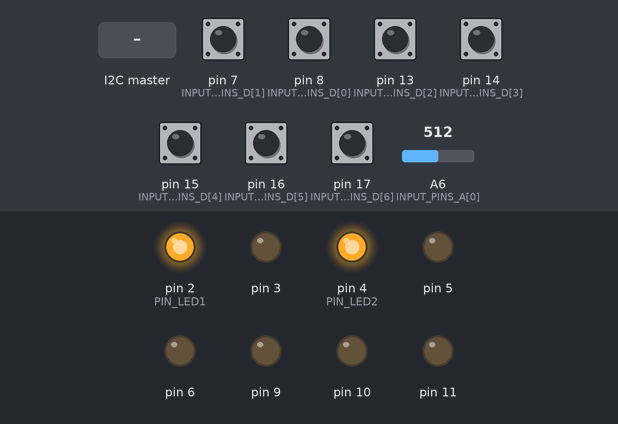
A sketch run on a simulated Arduino Nano, built with avr-gcc and run on an emulated ATmega328P. Shown: output pins drawn as LEDs (lit = HIGH). Inputs (shaded band) come from the test bench; at power-on: pin 7 (INPUT_PINS_D[1]), pin 8 (INPUT_PINS_D[0]), pin 13 (INPUT_PINS_D[2]), pin 14 (INPUT_PINS_D[3]), pin 15 (INPUT_PINS_D[4]), pin 16 (INPUT_PINS_D[5]), pin 17 (INPUT_PINS_D[6]) HIGH, A6 (INPUT_PINS_A[0]) = 512. Pins used as bus, display or sensor lines are not drawn; what the sketch prints to the serial monitor is not drawn.

Above: at 0.1 s.
At 2.2 s:
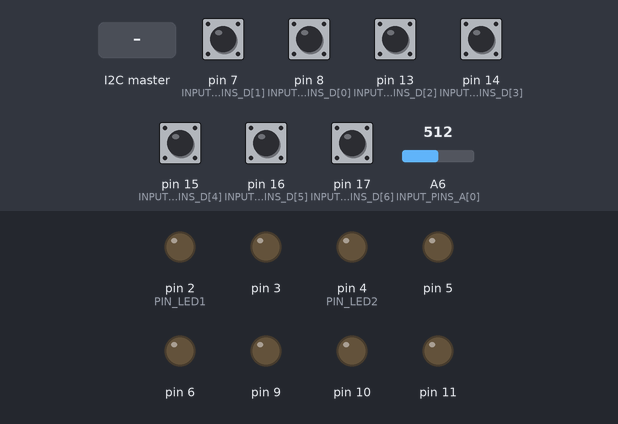
2.3 s: the I2C master sends the byte 1
At 2.55 s:
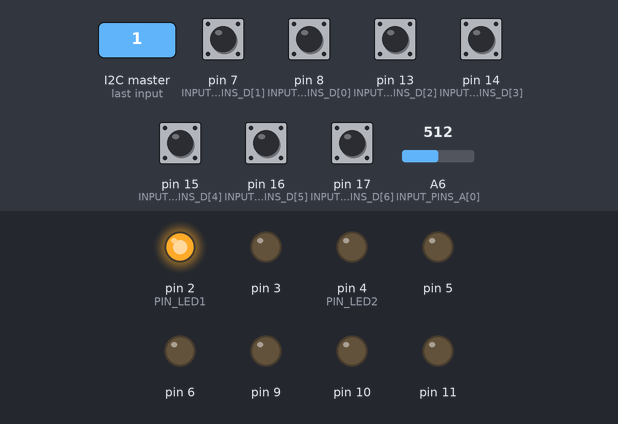
Timing chart, 0 to 5.3 s (numbered marks = the images above; inputs shaded):
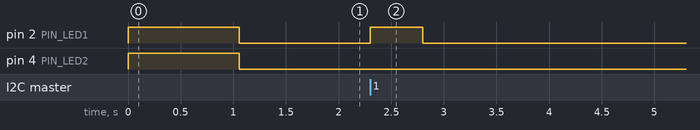

The sketch:

motor_driver.ino
```cpp
#include <Wire.h>
#include "variables.h"

const int PIN_LED1=2;
const int PIN_LED2=4;

const int INPUT_PINS_D[]={
  8,7,13,14,15,16,17
};
const int INPUT_PINS_A[]={
  A6,A7
};

// num : 0 ~ 8
bool system_input_is_on(int num){
  if(num<0||num>=9){
    return false;
  }
  if(num<7){
    return digitalRead(INPUT_PINS_D[num]) == HIGH;
  }else{
    return analogRead(INPUT_PINS_A[num-7]) > 384;
  }
}
void system_setup_input(int num){
  if(num<0||num>=9){
    return;
  }
  if(num<7){
    pinMode(INPUT_PINS_D[num],INPUT_PULLUP);
  }else{
    pinMode(INPUT_PINS_A[num-7],INPUT_PULLUP);
  }
}
int system_get_input_pin(int num){
  if(num<0||num>=9){
    return -1;
  }
  if(num<7){
    return INPUT_PINS_D[num];
  }else{
    return INPUT_PINS_A[num-7];
  }
}

struct MotorLimitPin{
  int input_pin_index;
  LimitType type;
};
//ここを抽象にする元気はない
class MotorStopper{
  private:
    int limits_length;
    MotorLimitPin* limits;
    bool allowed[4]={};
  public:
    MotorStopper();
    MotorStopper(int motorID);
    bool allow(DrivingMode mode);
    void update();
};
MotorStopper::MotorStopper(){
  this->limits_length=0;
  this->limits=NULL;
}
MotorStopper::MotorStopper(int motorID){
  this->limits_length=0;
  for(int i=0;i<9;i++){
    if(MotorLimits[i].motorID==motorID && MotorLimits[i].type!=LimitType::None)this->limits_length++;
  }
  this->limits=(MotorLimitPin*)malloc(sizeof(MotorLimitPin)*limits_length);
  int current;
  for(int i=0;i<9;i++){
    if(MotorLimits[i].motorID==motorID && MotorLimits[i].type!=LimitType::None){
      MotorLimitPin pin={i,MotorLimits[i].type};
      this->limits[current++]=pin;
      system_setup_input(i);
    }
  }
}
bool MotorStopper::allow(DrivingMode mode){
  switch(mode){
    case DrivingMode::Stop:
    case DrivingMode::Brake:
      return true;
    case DrivingMode::Drive:
      return this->allowed[(int)LimitType::Drive] && this->allowed[(int)LimitType::All];
    case DrivingMode::ReverseDrive:
      return this->allowed[(int)LimitType::Reverse] && this->allowed[(int)LimitType::All];
  }
  return false;
}
void MotorStopper::update(){
  for(int i=0;i<4;i++){
    this->allowed[i]=true;
  }
  for(int i=0;i<this->limits_length;i++){
    if(system_input_is_on(this->limits[i].input_pin_index)){
      this->allowed[(int)(this->limits[i].type)]=false;
    }
  }
}

class MotorDriver{
  protected:
    int pin_in1,pin_in2;
    DrivingMode current_state;
    MotorStopper stopper;
    MotorDriver(int pin_in1,int pin_in2,MotorStopper stopper);
  public:
    bool checkStopper();
    void updateStopper();
    virtual void changeState(DrivingMode mode,unsigned int speed);
};
MotorDriver::MotorDriver(int pin_in1,int pin_in2,MotorStopper stopper){
  #ifdef DEBUG_PRINT
  if(pin_in1!=0 && pin_in1!=1 && pin_in2!=0 && pin_in2!=1){
    pinMode(pin_in1,OUTPUT);
    pinMode(pin_in2,OUTPUT);
  }
  #else
  pinMode(pin_in1,OUTPUT);
  pinMode(pin_in2,OUTPUT);
  #endif
  this->pin_in1=pin_in1;
  this->pin_in2=pin_in2;
  digitalWrite(pin_in1,LOW);
  digitalWrite(pin_in2,LOW);
  this->current_state=DrivingMode::Stop;
  this->stopper=stopper;
}
void MotorDriver::changeState(DrivingMode mode,unsigned int speed){
  this->current_state=mode;
}
bool MotorDriver::checkStopper(){
  if(!(this->stopper.allow(this->current_state))){
    this->changeState(DrivingMode::Stop,0);
    return true;
  }
  return false;
}
void MotorDriver::updateStopper(){
  this->stopper.update();
}
//----

class AnalogMotorDriver:public MotorDriver{
  public:
    AnalogMotorDriver(int pin_in1,int pin_in2,MotorStopper stopper);
    void changeState(DrivingMode mode,unsigned int speed);
};
AnalogMotorDriver::AnalogMotorDriver(int pin_in1,int pin_in2,MotorStopper stopper):MotorDriver(pin_in1,pin_in2,stopper){}

void AnalogMotorDriver::changeState(DrivingMode mode,unsigned int speed){
  if(!(this->stopper.allow(mode))){
    // Stop
    MotorDriver::changeState(DrivingMode::Stop,0);
    digitalWrite(pin_in1,LOW);
    digitalWrite(pin_in2,LOW);
    return;
  }
  MotorDriver::changeState(mode,speed);
  switch(mode){
    case DrivingMode::Stop:
      digitalWrite(pin_in1,LOW);
      digitalWrite(pin_in2,LOW);
      break;
    case DrivingMode::Brake:
      digitalWrite(pin_in1,HIGH);
      digitalWrite(pin_in2,HIGH);
      break;
    case DrivingMode::Drive:
      digitalWrite(pin_in1,LOW);
      analogWrite(pin_in2,speed);
      break;
    case DrivingMode::ReverseDrive:
      analogWrite(pin_in1,speed);
      digitalWrite(pin_in2,LOW);
      break;
  }
}

//----

class DigitalMotorDriver:public MotorDriver{
  public:
    DigitalMotorDriver(int pin_in1,int pin_in2,MotorStopper stopper);
    void changeState(DrivingMode mode,unsigned int _);
};
DigitalMotorDriver::DigitalMotorDriver(int pin_in1,int pin_in2,MotorStopper stopper):MotorDriver(pin_in1,pin_in2,stopper){}

void DigitalMotorDriver::changeState(DrivingMode mode,unsigned int _){
  if(!(this->stopper.allow(mode))){
    // Stop
    MotorDriver::changeState(DrivingMode::Stop,0);
    digitalWrite(pin_in1,LOW);
    digitalWrite(pin_in2,LOW);
    return;
  }
  MotorDriver::changeState(mode,_);
  switch(mode){
    case DrivingMode::Stop:
      digitalWrite(pin_in1,LOW);
      digitalWrite(pin_in2,LOW);
      break;
    case DrivingMode::Brake:
      digitalWrite(pin_in1,HIGH);
      digitalWrite(pin_in2,HIGH);
      break;
    case DrivingMode::Drive:
      digitalWrite(pin_in1,LOW);
      digitalWrite(pin_in2,HIGH);
      break;
    case DrivingMode::ReverseDrive:
      digitalWrite(pin_in1,HIGH);
      digitalWrite(pin_in2,LOW);
      break;
  }
}

//----

DigitalMotorDriver d_drivers[]={
  DigitalMotorDriver(0,1,MotorStopper(0))
};
AnalogMotorDriver a_drivers[]={
  AnalogMotorDriver(5,3,MotorStopper(1)),
  AnalogMotorDriver(6,9,MotorStopper(2)),
  AnalogMotorDriver(10,11,MotorStopper(3))
};
unsigned long lastI2CTimeStamp=0;
unsigned long lastStopperTimeStamp=0;

void onI2CReceive(int length){
  lastI2CTimeStamp=millis();
  #ifdef DEBUG_PRINT
    Serial.print("I2C Received:");
  #endif
  while(Wire.available()){
    unsigned int data=Wire.read();
    int motorID=(data & 0b00110000) >> 4;
    DrivingMode mode=(DrivingMode)(data & 0b00000011);
    if(mode == DrivingMode::Stop || mode == DrivingMode::Brake){
      if(motorID==0){
        d_drivers[motorID].changeState(mode,0);
      }else{
        a_drivers[motorID-1].changeState(mode,0);
      }

      #ifdef DEBUG_PRINT
        Serial.print("change status of ");
        Serial.print(motorID);
        Serial.print(" motor to");
        Serial.println((int)mode);
      #endif
    }else{
      if(!Wire.available()) break;
      unsigned int speed=Wire.read();
      if(motorID==0){
        d_drivers[motorID].changeState(mode,speed);
      }else{
        a_drivers[motorID-1].changeState(mode,speed);
      }

      #ifdef DEBUG_PRINT
        Serial.print("change status of ");
        Serial.print(motorID);
        Serial.print(" motor to");
        Serial.print((int)mode);
        Serial.print(" / speed : ");
        Serial.println(speed);
      #endif
    }
  }
}
void onI2CRequest(void){
  lastI2CTimeStamp=millis();
  Wire.write(I2C_ADDRESS);
  #ifdef DEBUG_PRINT
    Serial.println("I2C Request Received: Response Sent");
  #endif
}

void setup() {
  pinMode(PIN_LED1,OUTPUT);
  pinMode(PIN_LED2,OUTPUT);
  digitalWrite(PIN_LED1,HIGH);
  digitalWrite(PIN_LED2,HIGH);
  Serial.begin(9600);
  Serial.println("- Araneae Motor Driver -");
  Serial.print("I2C Address:");
  Serial.println(I2C_ADDRESS,HEX);

  Wire.onReceive(onI2CReceive);
  Wire.onRequest(onI2CRequest);
  Wire.begin(I2C_ADDRESS);

  #ifdef DEBUG_PRINT
    Serial.println("DEBUG PRINT : ON / Motor 0 is diabled.");
  #else
    Serial.println("DEBUG PRINT : OFF / Motor 0 is available");
  #endif

  Serial.println("Initialization Finished : Ready..>");

  delay(1000);

  #ifndef DEBUG_PRINT
    Serial.end();
  #endif

  digitalWrite(PIN_LED1,LOW);
  digitalWrite(PIN_LED2,LOW);
}

void loop() {
  long int time = millis();
  long int timePassedFromI2CReceived=time-lastI2CTimeStamp;
  long int timePassedFromStopperCheck=time-lastStopperTimeStamp;

  if(timePassedFromI2CReceived<500){
    digitalWrite(PIN_LED1,HIGH);
  }else{
    digitalWrite(PIN_LED1,LOW);
  }
  if(timePassedFromStopperCheck>100){
    bool stopperWorking=false;
    lastStopperTimeStamp=time;
    for(int i=0;i<1;i++){
      d_drivers[i].updateStopper();
      stopperWorking|=d_drivers[i].checkStopper();
    }
    for(int i=0;i<3;i++){
      a_drivers[i].updateStopper();
      stopperWorking|=a_drivers[i].checkStopper();
    }
    if(stopperWorking){
      digitalWrite(PIN_LED2,HIGH);
    }else{
      digitalWrite(PIN_LED2,LOW);
    }
  }
}
```

variables.h
```cpp
// If define this, Motor 0 cannot be used because the D0, D1 pins are used for Serial Communication.
//#define DEBUG_PRINT

const int I2C_ADDRESS=0x55;

enum class DrivingMode{
  Stop,Brake,Drive,ReverseDrive,
};

enum class LimitType{
  None,Drive,Reverse,All
};

struct MotorLimit{
  int motorID;
  LimitType type;
};

//入力に使えるのは9本
MotorLimit MotorLimits[]={
  {0,LimitType::Drive},//1
  {0,LimitType::Reverse},//2
  {1,LimitType::Drive},//3
  {1,LimitType::Reverse},//4
  {2,LimitType::Drive},//5
  {2,LimitType::Reverse},//6
  {3,LimitType::Drive},//7
  {3,LimitType::Reverse},//8
  {-1,LimitType::None},//9
};
```

Measured:
- after the input at 2.3 s, pin 2 (PIN_LED1): LOW → HIGH at once, → LOW 0.50 s later
